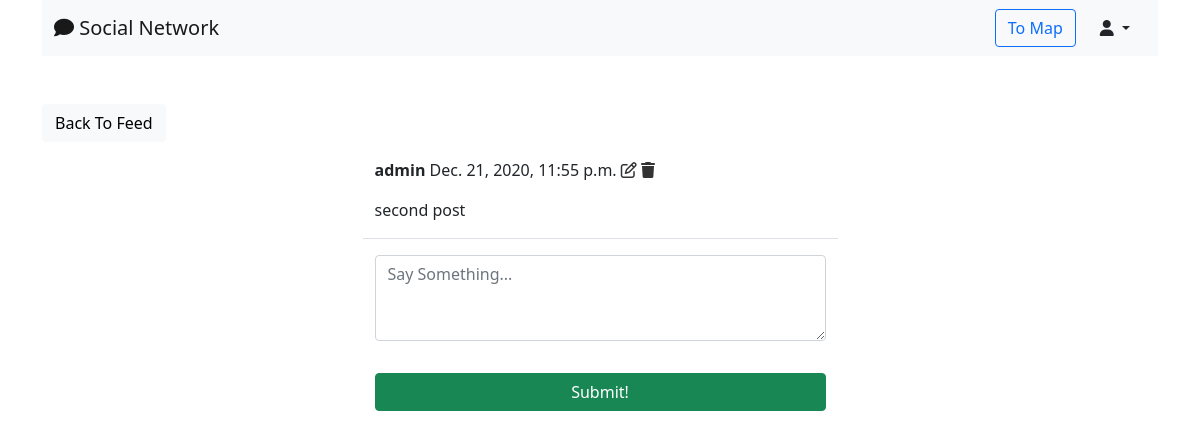
/social/post/2/ (signed in), run on an earlier commit of the app's database.
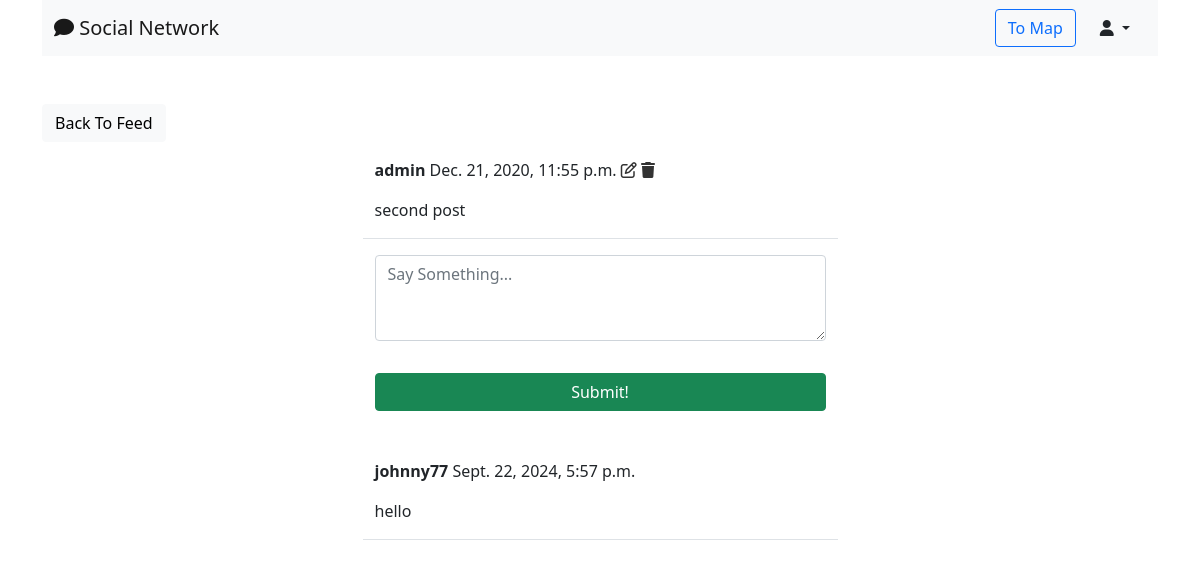
And on a later commit of the database.
### social/models.py (models this page shows)
class Comment(models.Model):
	comment = models.TextField()
	created_on = models.DateTimeField(default=timezone.now)
	author = models.ForeignKey(User, on_delete=models.CASCADE)
	post = models.ForeignKey('Post', on_delete=models.CASCADE)

### social/views.py (the view, shortened to what this page needs)
# urls.py: path('post/<int:pk>/', PostDetailView.as_view(), name='post-detail'),
class PostDetailView(LoginRequiredMixin, View):
    def get(self, request, pk, *args, **kwargs):
        post = Post.objects.get(pk=pk)
        form = CommentForm()
        comments = Comment.objects.filter(post=post).order_by('-created_on')
        context = {
            'post': post,
            'form': form,
            'comments': comments,
        }
        return render(request, 'social/post_detail.html', context)

### social/forms.py
class CommentForm(forms.ModelForm):
    comment = forms.CharField(
        label='',
        widget=forms.Textarea(attrs={
            'rows': '3',
            'placeholder': 'Say Something...'
            }))
    class Meta:
        model = Comment
        fields = ['comment']

### social/templates/social/post_detail.html (shortened to what this page needs)
{% extends 'landing/base.html' %}
{% load crispy_forms_tags %}
{% block content %}
<div class="container">
    <div class="row mt-5">
        <div class="col-md-5 col-sm-6">
            <a href="{% url 'post-list' %}" class="btn btn-light">Back To Feed</a>
        </div>
    </div>
    <div class="row justify-content-center mt-3">
        <div class="col-md-5 col-sm-12 border-bottom">
            <p>
                <strong>{{ post.author }}</strong> {{ post.created_on }}
                {% if request.user == post.author %}
                    <a href="{% url 'post-edit' post.pk %}" style="color: #333;"><i class="far fa-edit"></i></a>
                    <a href="{% url 'post-delete' post.pk %}" style="color: #333;"><i class="fas fa-trash"></i></a>
                {% endif %}
            </p>
            <p>{{ post.body }}</p>
        </div>
    </div>
    <div class="row justify-content-center mt-3 mb-5">
        <div class="col-md-5 col-sm-12">
            <form method="POST">
                {{ form | crispy }}
                <div class="d-grid gap-2">
                    <button class="btn btn-success mt-3">Submit!</button>
                </div>
            </form>
        </div>
    </div>
    {% for comment in comments %}
    <div class="row justify-content-center mt-3 mb-5">
        <div class="col-md-5 col-sm-12 border-bottom">
            <p>
                <strong>{{ comment.author }}</strong> {{ comment.created_on }}
            </p>
            <p>{{ comment.comment }}</p>
        </div>
    </div>
    {% endfor %}
</div>
{% endblock content %}

What changed in the data, as far as the page shows it:
added Comment: author "johnny77", created_on "Sept. 22, 2024, 5:57 p.m.", comment "hello"
